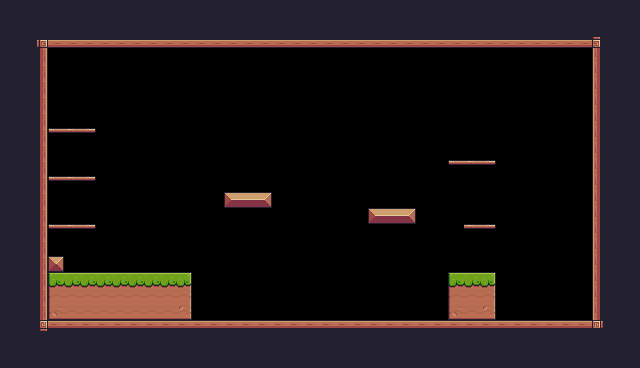

This game map was drawn from its Tiled (.tmx) file and the tilesets committed beside it. A one-line description and the full map source follow:
An orthogonal 40x23 tile map with 16x16 px tiles, 1 tile layer (Background) and 31 objects (15x Platform, Player).

<map version="1.10" tiledversion="1.10.2" orientation="orthogonal" renderorder="right-down" width="40" height="23" tilewidth="16" tileheight="16" infinite="0" nextlayerid="5" nextobjectid="92">
 <tileset firstgid="1" source="Pixel Adventure.tsx" />
 <objectgroup id="3" name="Spawnpoints">
  <object id="3" name="Player" type="Player" x="304" y="272" width="30.4" height="28.8" />
 </objectgroup>
 <objectgroup id="4" name="Collisions">
  <object id="43" x="464" y="224" width="32" />
  <object id="44" x="448" y="160" width="48" />
  <object id="45" x="368" y="208" width="48" height="16" />
  <object id="46" x="224" y="192" width="48" height="16" />
  <object id="47" x="48" y="224" width="48" />
  <object id="48" x="48" y="176" width="48" />
  <object id="49" x="48" y="128" width="48" />
  <object id="50" x="32" y="48" width="16" height="272" />
  <object id="51" x="48" y="32" width="544" height="16" />
  <object id="52" x="592" y="48" width="16" height="272" />
  <object id="53" x="48" y="320" width="544" height="16" />
  <object id="54" x="448" y="272" width="48" height="48" />
  <object id="55" x="48" y="256" width="16" height="16" />
  <object id="56" type="Platform" x="48" y="272" width="144" height="48" />
  <object id="57" type="Platform" x="48" y="224" width="48" />
  <object id="58" type="Platform" x="48" y="176" width="48" />
  <object id="59" type="Platform" x="48" y="128" width="48" />
  <object id="60" type="Platform" x="448" y="160" width="48" />
  <object id="61" type="Platform" x="224" y="192" width="48" height="16" />
  <object id="63" type="Platform" x="224" y="192" width="48" height="16" />
  <object id="64" type="Platform" x="368" y="208" width="48" height="16" />
  <object id="67" type="Platform" x="464" y="224" width="32" />
  <object id="68" type="Platform" x="448" y="272" width="48" height="48" />
  <object id="69" type="Platform" x="48" y="272" width="144" height="48" />
  <object id="71" x="48" y="224" width="48" />
  <object id="72" x="48" y="256" width="16" height="16" />
  <object id="87" type="Platform" x="464" y="224" width="32" height="16" />
  <object id="88" type="Platform" x="448" y="160" width="48" height="16" />
  <object id="89" type="Platform" x="48" y="224" width="48" height="16" />
  <object id="90" type="Platform" x="48" y="176" width="48" height="16" />
 </objectgroup>
 <layer id="1" name="Background" width="40" height="23">
  <data encoding="csv">
24,24,24,24,24,24,24,24,24,24,24,24,24,24,24,24,24,24,24,24,24,24,24,24,24,24,24,24,24,24,24,24,24,24,24,24,24,24,24,24,
24,24,24,24,24,24,24,24,24,24,24,24,24,24,24,24,24,24,24,24,24,24,24,24,24,24,24,24,24,24,24,24,24,24,24,24,24,24,24,24,
24,24,92,134,134,134,134,134,134,134,134,134,134,134,134,134,134,134,134,134,134,134,134,134,134,134,134,134,134,134,134,134,134,134,134,134,134,93,24,24,
24,24,113,0,0,0,0,0,0,0,0,0,0,0,0,0,0,0,0,0,0,0,0,0,0,0,0,0,0,0,0,0,0,0,0,0,0,111,24,24,
24,24,113,0,0,0,0,0,0,0,0,0,0,0,0,0,0,0,0,0,0,0,0,0,0,0,0,0,0,0,0,0,0,0,0,0,0,111,24,24,
24,24,113,0,0,0,0,0,0,0,0,0,0,0,0,0,0,0,0,0,0,0,0,0,0,0,0,0,0,0,0,0,0,0,0,0,0,111,24,24,
24,24,113,0,0,0,0,0,0,0,0,0,0,0,0,0,0,0,0,0,0,0,0,0,0,0,0,0,0,0,0,0,0,0,0,0,0,111,24,24,
24,24,113,0,0,0,0,0,0,0,0,0,0,0,0,0,0,0,0,0,0,0,0,0,0,0,0,0,0,0,0,0,0,0,0,0,0,111,24,24,
24,24,113,40,41,42,0,0,0,0,0,0,0,0,0,0,0,0,0,0,0,0,0,0,0,0,0,0,0,0,0,0,0,0,0,0,0,111,24,24,
24,24,113,0,0,0,0,0,0,0,0,0,0,0,0,0,0,0,0,0,0,0,0,0,0,0,0,0,0,0,0,0,0,0,0,0,0,111,24,24,
24,24,113,0,0,0,0,0,0,0,0,0,0,0,0,0,0,0,0,0,0,0,0,0,0,0,0,0,40,41,42,0,0,0,0,0,0,111,24,24,
24,24,113,40,41,42,0,0,0,0,0,0,0,0,0,0,0,0,0,0,0,0,0,0,0,0,0,0,0,0,0,0,0,0,0,0,0,111,24,24,
24,24,113,0,0,0,0,0,0,0,0,0,0,0,13,14,15,0,0,0,0,0,0,0,0,0,0,0,0,0,0,0,0,0,0,0,0,111,24,24,
24,24,113,0,0,0,0,0,0,0,0,0,0,0,0,0,0,0,0,0,0,0,0,13,14,15,0,0,0,0,0,0,0,0,0,0,0,111,24,24,
24,24,113,40,41,42,0,0,0,0,0,0,0,0,0,0,0,0,0,0,0,0,0,0,0,0,0,0,0,41,42,0,0,0,0,0,0,111,24,24,
24,24,113,0,0,0,0,0,0,0,0,0,0,0,0,0,0,0,0,0,0,0,0,0,0,0,0,0,0,0,0,0,0,0,0,0,0,111,24,24,
24,24,113,35,0,0,0,0,0,0,0,0,0,0,0,0,0,0,0,0,0,0,0,0,0,0,0,0,0,0,0,0,0,0,0,0,0,111,24,24,
24,24,113,7,8,8,8,8,8,8,8,9,0,0,0,0,0,0,0,0,0,0,0,0,0,0,0,0,7,8,9,0,0,0,0,0,0,111,24,24,
24,24,113,29,30,30,30,30,30,30,30,31,0,0,0,0,0,0,0,0,0,0,0,0,0,0,0,0,29,30,31,0,0,0,0,0,0,111,24,24,
24,24,113,51,52,52,52,52,52,52,52,53,0,0,0,0,0,0,0,0,0,0,0,0,0,0,0,0,51,52,53,0,0,0,0,0,0,111,24,24,
24,24,114,90,90,90,90,90,90,90,90,90,90,90,90,90,90,90,90,90,90,90,90,90,90,90,90,90,90,90,90,90,90,90,90,90,90,115,24,24,
24,24,24,24,24,24,24,24,24,24,24,24,24,24,24,24,24,24,24,24,24,24,24,24,24,24,24,24,24,24,24,24,24,24,24,24,24,24,24,24,
24,24,24,24,24,24,24,24,24,24,24,24,24,24,24,24,24,24,24,24,24,24,24,24,24,24,24,24,24,24,24,24,24,24,24,24,24,24,24,24
</data>
 </layer>
</map>
